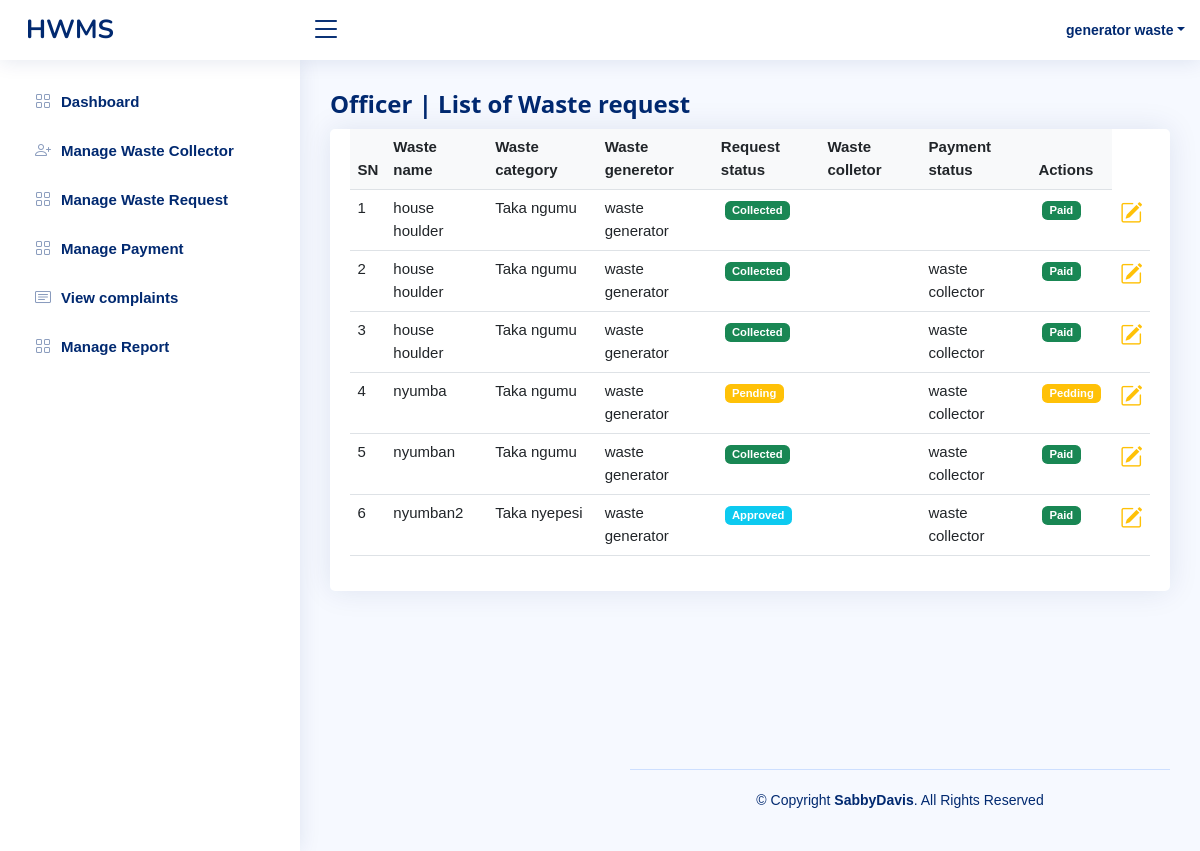
The app's page /officer/waste_request.php (signed in) with its own data.
### tables this page shows
CREATE TABLE IF NOT EXISTS `users` (
  `user_id` int NOT NULL AUTO_INCREMENT,
  `fname` varchar(100) NOT NULL,
  `lname` varchar(100) NOT NULL,
  `email` varchar(100) NOT NULL,
  `password` varchar(255) NOT NULL DEFAULT '$2y$10$9nynCknZcZ/IgqjGDsIog.LIux8bWUsGW6ZMW5t.SkREPcNv5zlXi',
  `address_id` int NOT NULL,
  `contact` varchar(50) NOT NULL,
  `status` int NOT NULL DEFAULT '4',
  `role_id` int NOT NULL DEFAULT '1',
  PRIMARY KEY (`user_id`),
  KEY `role_id` (`role_id`),
  KEY `address_id` (`address_id`),
  KEY `status` (`status`)
);

CREATE TABLE IF NOT EXISTS `waste_request` (
  `id` int NOT NULL AUTO_INCREMENT,
  `waste_name` varchar(100) NOT NULL,
  `waste_category_id` int NOT NULL,
  `waste_generetor_id` int NOT NULL,
  `request_status_id` int NOT NULL DEFAULT '1',
  `payment_status_id` int NOT NULL DEFAULT '1',
  `waste_colletor_id` int DEFAULT '0',
  PRIMARY KEY (`id`),
  KEY `waste_category_id` (`waste_category_id`),
  KEY `waste_generetor_id` (`waste_generetor_id`),
  KEY `payment_status_id` (`payment_status_id`),
  KEY `request_status_id` (`request_status_id`),
  KEY `waste_colletor_id` (`waste_colletor_id`)
);

CREATE TABLE IF NOT EXISTS `waste_category` (
  `id` int NOT NULL AUTO_INCREMENT,
  `name` varchar(100) NOT NULL,
  PRIMARY KEY (`id`)
);

### officer/waste_request.php (the view, shortened to what this page needs)
<?php
require_once('../app/connection.php');
$user_id = $_SESSION['id'];
if (empty($user_id)) {
	header('location:../index.php');
} else {
	$query = "select * from users where user_id =$user_id ";
	$send = mysqli_query($con, $query);
	$rows = mysqli_fetch_assoc($send);
}
?>
<!DOCTYPE html>
<html lang="en">
<head>
	<link href="../assets/vendor/bootstrap/css/bootstrap.min.css" rel="stylesheet">
	<link href="../assets/vendor/bootstrap-icons/bootstrap-icons.css" rel="stylesheet">
	<link href="../assets/vendor/boxicons/css/boxicons.min.css" rel="stylesheet">
	<link href="../assets/vendor/quill/quill.snow.css" rel="stylesheet">
	<link href="../assets/vendor/quill/quill.bubble.css" rel="stylesheet">
	<link href="../assets/vendor/remixicon/remixicon.css" rel="stylesheet">
	<link href="../assets/vendor/simple-datatables/style.css" rel="stylesheet">
	<link href="../assets/css/style.css" rel="stylesheet">
	<link rel="stylesheet" href="../assets/css/w3.css">
</head>
<body>
	<header id="header" class="header fixed-top d-flex align-items-center">
		<div class="d-flex align-items-center justify-content-between">
			<a href="index.html" class="logo d-flex align-items-center">
				<span class="d-none d-lg-block">HWMS</span>
			</a>
			<i class="bi bi-list toggle-sidebar-btn"></i>
		</div>
			<nav class="header-nav ms-auto">
				<ul class="d-flex align-items-center">
					<li class="nav-item dropdown pe-3">
						<a class="nav-link nav-profile d-flex align-items-center pe-0" href="#" data-bs-toggle="dropdown">
							<span class="d-none d-md-block dropdown-toggle ps-2"> <?php echo $rows['lname'] . " " . $rows['fname']; ?></span>
						</a>
					</li>
				</ul>
			</nav>
	</header>
	<aside id="sidebar" class="sidebar">
		<ul class="sidebar-nav" id="sidebar-nav">
			<li class="nav-item">
				<a class="nav-link collapsed" href="officerDashboard.php">
					<i class="bi bi-grid"></i>
					<span>Dashboard</span>
				</a>
			</li>
			<li class="nav-item">
				<a class="nav-link collapsed" href="waste_collector.php">
					<i class="bi bi-person-plus"></i>
					<span>Manage Waste Collector</span>
				</a>
			</li>
			<li class="nav-item">
				<a class="nav-link collapsed" href="waste_request.php">
					<i class="bi bi-grid"></i>
					<span>Manage Waste Request</span>
				</a>
			</li>
			<li class="nav-item">
				<a class="nav-link collapsed" href="waste_request.php">
					<i class="bi bi-grid"></i>
					<span>Manage Payment</span>
				</a>
			</li>
			<li class="nav-item">
				<a class="nav-link collapsed" href="complaints.php">
					<i class="bi bi-card-text"></i>
					<span>View complaints</span>
				</a>
			</li>
			<li class="nav-item">
				<a class="nav-link collapsed" href="status.php">
					<i class="bi bi-grid"></i>
					<span>Manage Report</span>
				</a>
			</li>
		</ul>
	</aside>
	<main id="main" class="main">
		<div class="pagetitle">
			<h1>Officer | List of Waste request </h1>
		</div>
		<section class="section" style="height:80vh;">
			<div class="col-md-12">
				<div class="panel panel-primary filterable ">
					<section class="section">
						<div class="row">
							<div class="col-lg-12">
								<div class="card">
									<div class="card-body">
										<table class="table datatable table-responsive">
											<?php
											$select = "SELECT * FROM waste_request ";
											$result = mysqli_query($con, $select);
											if (mysqli_num_rows($result) > 0) {
											?>
												<thead>
													<tr class="bg-light text-dark">
														<th class="">SN</th>
														<th class=" col" colspan="">Waste name</th>
														<th class="col">Waste category</th>
														<th class="col">Waste generetor</th>
														<th class="col">Request status</th>
														<th class="col"> Waste colletor</th>
														<th class="col"> Payment status</th>
														<th class="col" colspan="2"> Actions </th>
													</tr>
												</thead>
												<tbody>
													<?php
													$sn = 1;
													while ($waste = mysqli_fetch_assoc($result)) {
														$waste_name = $waste['waste_name'];
														$waste_category_id = $waste['waste_category_id'];
														$waste_generetor_id = $waste['waste_generetor_id'];
														$request_status_id = $waste['request_status_id'];
														$waste_colletor_id = $waste['waste_colletor_id'];
														$select_category = "select * from waste_category where id = $waste_category_id";
														$result_waste_category_id = mysqli_query($con, $select_category);
														$waste_category_names = mysqli_fetch_assoc($result_waste_category_id);
														$waste_category_name = $waste_category_names['name'];
														$select_waste_generator = "select * from users where user_id = $waste_generetor_id";
														$result_waste_waste_generator_id = mysqli_query($con, $select_waste_generator);
														$waste_waste_generator_names = mysqli_fetch_assoc($result_waste_waste_generator_id);
														$waste_waste_generator_fname = $waste_waste_generator_names['fname'];
														$waste_waste_generator_lname = $waste_waste_generator_names['lname'];
														$select_waste_colletor = "select * from users where user_id = $waste_colletor_id";
														$result_waste_waste_colletor_id = mysqli_query($con, $select_waste_colletor);
														$waste_waste_collector_names = mysqli_fetch_assoc($result_waste_waste_colletor_id);
														$waste_waste_collector_fname = $waste_waste_collector_names['fname'];
														$waste_waste_collector_lname = $waste_waste_collector_names['lname'];
													?>
														<tr id="<?php echo $waste['id']; ?>" class="id" style="text-align: ;">
															<td class="col"><?php echo $sn++; ?></td>
															<td class="col" colspan=""><?php echo $waste_name ?> </td>
															<td class="col"><?php echo $waste_category_name;  ?></td>
															<td class="col"><?php echo $waste_waste_generator_fname . " " . $waste_waste_generator_lname; ?></td>
															<td class="col" colspan="2" name="update">
																<?php
																if ($request_status_id == 1) { ?>
																	<span class="badge m-1 bg-warning remove">Pending</span>
																<?php } elseif ($waste['request_status_id'] == 2) { ?>
																	<span class="badge m-1 bg-info remove">Approved</span>
																<?php  }else{?>
																	<span class="badge m-1 bg-success remove">Collected</span>
																<?php }
																?>
															</td>
															<td class="col"><?php echo $waste_waste_collector_fname . " " . $waste_waste_collector_lname; ?></td>
															<td class="col" colspan="2" name="update">
																<?php
                                            if ($request_status_id == 1) { ?>
                                                <span class="badge m-1 bg-warning remove">Pedding</span>
                                            <?php } else { ?>
                                                <span class="badge m-1 bg-success remove">Paid</span>
                                            <?php }
                                            ?>
															</td>
															<td class="col" colspan="2" href="#" name="update">
																<span class="col"><a href="./assign_collector.php?update_request=<?php echo $waste['id']; ?>" name="update"><i class="fs-4  bi-pencil-square text-warning fw-bold"></i></a>
																</span>
															</td>
														</tr>
												<?php
													}
												} else {
													echo "No Records";
												}
												?>
												</tbody>
										</table>
									</div>
								</div>
							</div>
						</div>
					</section>
				</div>
			</div>
		</section>
		<footer id="footer" class="footer">
			<div class="copyright">
				&copy; Copyright <strong><span>SabbyDavis</span></strong>. All Rights Reserved
			</div>
		</footer>
</body>
</html>

### assets/css/style.css (style rules this page uses)
:root { scroll-behavior: smooth; }
body { font-family: "Open Sans", sans-serif; background: #f6f9ff; color: #444444; }
a { color: #4154f1; text-decoration: none; }
h1, h2, h3, h4, h5, h6 { font-family: "Nunito", sans-serif; }
#main { margin-top: 60px; padding: 20px 30px; transition: all 0.3s; }
.pagetitle { margin-bottom: 10px; }
.pagetitle h1 { font-size: 24px; margin-bottom: 0; font-weight: 600; color: #012970; }
.card { margin-bottom: 30px; border: none; border-radius: 5px; box-shadow: 0px 0 30px rgba(1, 41, 112, 0.1); }
.card-body { padding: 0 20px 20px 20px; }
.logo { line-height: 1; }
@media (min-width: 1200px) { .logo { width: 280px; } }
.logo span { font-size: 26px; font-weight: 700; color: #012970; font-family: "Nunito", sans-serif; }
.header { transition: all 0.5s; z-index: 997; height: 60px; box-shadow: 0px 2px 20px rgba(1, 41, 112, 0.1); background-color: #fff; padding-left: 20px; }
.header .toggle-sidebar-btn { font-size: 32px; padding-left: 10px; cursor: pointer; color: #012970; }
.header-nav ul { list-style: none; }
.header-nav>ul { margin: 0; padding: 0; }
.header-nav .nav-profile { color: #012970; }
.header-nav .nav-profile span { font-size: 14px; font-weight: 600; }
.sidebar { position: fixed; top: 60px; left: 0; bottom: 0; width: 300px; z-index: 996; transition: all 0.3s; padding: 20px; overflow-y: auto; scrollbar-width: thin; scrollbar-color: #aab7cf transparent; box-shadow: 0px 0px 20px rgba(1, 41, 112, 0.1); background-color: #fff; }
@media (min-width: 1200px) { #main, #footer { margin-left: 300px; } }
.sidebar-nav { padding: 0; margin: 0; list-style: none; }
.sidebar-nav li { padding: 0; margin: 0; list-style: none; }
.sidebar-nav .nav-item { margin-bottom: 5px; }
.sidebar-nav .nav-link { display: flex; align-items: center; font-size: 15px; font-weight: 600; color: #4154f1; transition: 0.3; background: #f6f9ff; padding: 10px 15px; border-radius: 4px; }
.sidebar-nav .nav-link i { font-size: 16px; margin-right: 10px; color: #4154f1; }
.sidebar-nav .nav-link.collapsed { color: #012970; background: #fff; }
.sidebar-nav .nav-link.collapsed i { color: #899bbd; }
.footer { padding: 20px 0; font-size: 14px; transition: all 0.3s; border-top: 1px solid #cddfff; }
.footer .copyright { text-align: center; color: #012970; }

### assets/css/w3.css (style rules this page uses)
*,*:before,*:after { box-sizing:inherit }
html { -ms-text-size-adjust:100%;-webkit-text-size-adjust:100% }
body { margin:0 }
article,aside,details,figcaption,figure,footer,header,main,menu,nav,section { display:block }
a { background-color:transparent }
b,strong { font-weight:bolder }
html,body { font-family:Verdana,sans-serif;font-size:15px;line-height:1.5 }
html { overflow-x:hidden }
h1 { font-size:36px }
h1,h2,h3,h4,h5,h6 { font-family:"Segoe UI",Arial,sans-serif;font-weight:400;margin:10px 0 }
a { color:inherit }
.w3-main,#main { transition:margin-left .4s }

### records on screen
users: lname "generator", fname "waste"
waste_request: waste_name "house houlder", waste_category.name "Taka ngumu", waste_generetor.fname "waste", waste_generetor.lname "generator", shows "Collected", shows "Paid"
waste_request: waste_name "house houlder", waste_category.name "Taka ngumu", waste_generetor.fname "waste", waste_generetor.lname "generator", shows "Collected", users.fname "waste", users.lname "collector", shows "Paid"
waste_request: waste_name "house houlder", waste_category.name "Taka ngumu", waste_generetor.fname "waste", waste_generetor.lname "generator", shows "Collected", users.fname "waste", users.lname "collector", shows "Paid"
waste_request: waste_name "nyumba", waste_category.name "Taka ngumu", waste_generetor.fname "waste", waste_generetor.lname "generator", shows "Pending", users.fname "waste", users.lname "collector", shows "Pedding"
waste_request: waste_name "nyumban", waste_category.name "Taka ngumu", waste_generetor.fname "waste", waste_generetor.lname "generator", shows "Collected", users.fname "waste", users.lname "collector", shows "Paid"
waste_request: waste_name "nyumban2", waste_category.name "Taka nyepesi", waste_generetor.fname "waste", waste_generetor.lname "generator", shows "Approved", users.fname "waste", users.lname "collector", shows "Paid"
